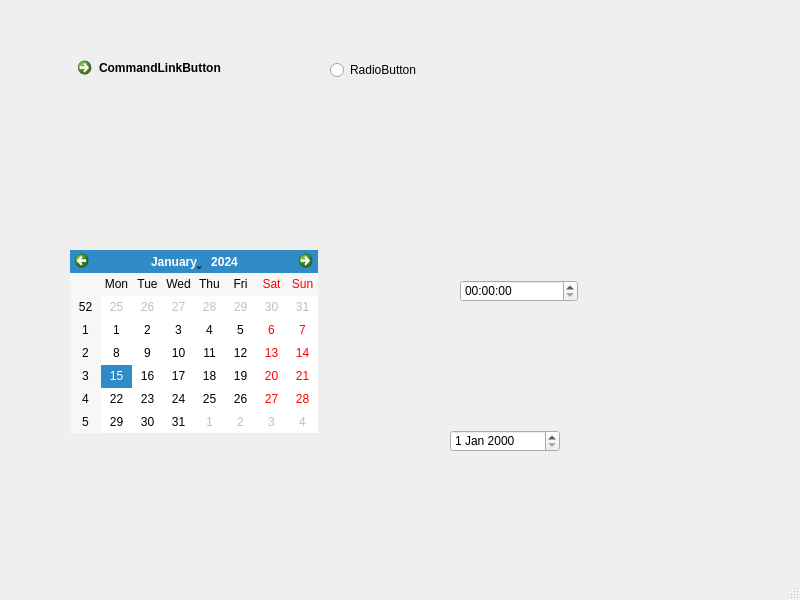
<?xml version="1.0" encoding="UTF-8"?>
<ui version="4.0">
 <class>MainWindow</class>
 <widget class="QMainWindow" name="MainWindow">
  <property name="geometry">
   <rect>
    <x>0</x>
    <y>0</y>
    <width>800</width>
    <height>600</height>
   </rect>
  </property>
  <property name="windowTitle">
   <string>MainWindow</string>
  </property>
  <widget class="QWidget" name="centralwidget">
   <widget class="QCommandLinkButton" name="commandLinkButton">
    <property name="geometry">
     <rect>
      <x>70</x>
      <y>50</y>
      <width>186</width>
      <height>41</height>
     </rect>
    </property>
    <property name="text">
     <string>CommandLinkButton</string>
    </property>
   </widget>
   <widget class="QRadioButton" name="radioButton">
    <property name="geometry">
     <rect>
      <x>330</x>
      <y>60</y>
      <width>95</width>
      <height>20</height>
     </rect>
    </property>
    <property name="text">
     <string>RadioButton</string>
    </property>
   </widget>
   <widget class="QCalendarWidget" name="calendarWidget">
    <property name="geometry">
     <rect>
      <x>70</x>
      <y>250</y>
      <width>248</width>
      <height>183</height>
     </rect>
    </property>
   </widget>
   <widget class="QTimeEdit" name="timeEdit">
    <property name="geometry">
     <rect>
      <x>460</x>
      <y>280</y>
      <width>118</width>
      <height>22</height>
     </rect>
    </property>
   </widget>
   <widget class="QDateEdit" name="dateEdit">
    <property name="geometry">
     <rect>
      <x>450</x>
      <y>430</y>
      <width>110</width>
      <height>22</height>
     </rect>
    </property>
   </widget>
  </widget>
  <widget class="QMenuBar" name="menubar">
   <property name="geometry">
    <rect>
     <x>0</x>
     <y>0</y>
     <width>800</width>
     <height>22</height>
    </rect>
   </property>
  </widget>
  <widget class="QStatusBar" name="statusbar"/>
 </widget>
 <resources/>
 <connections/>
</ui>
